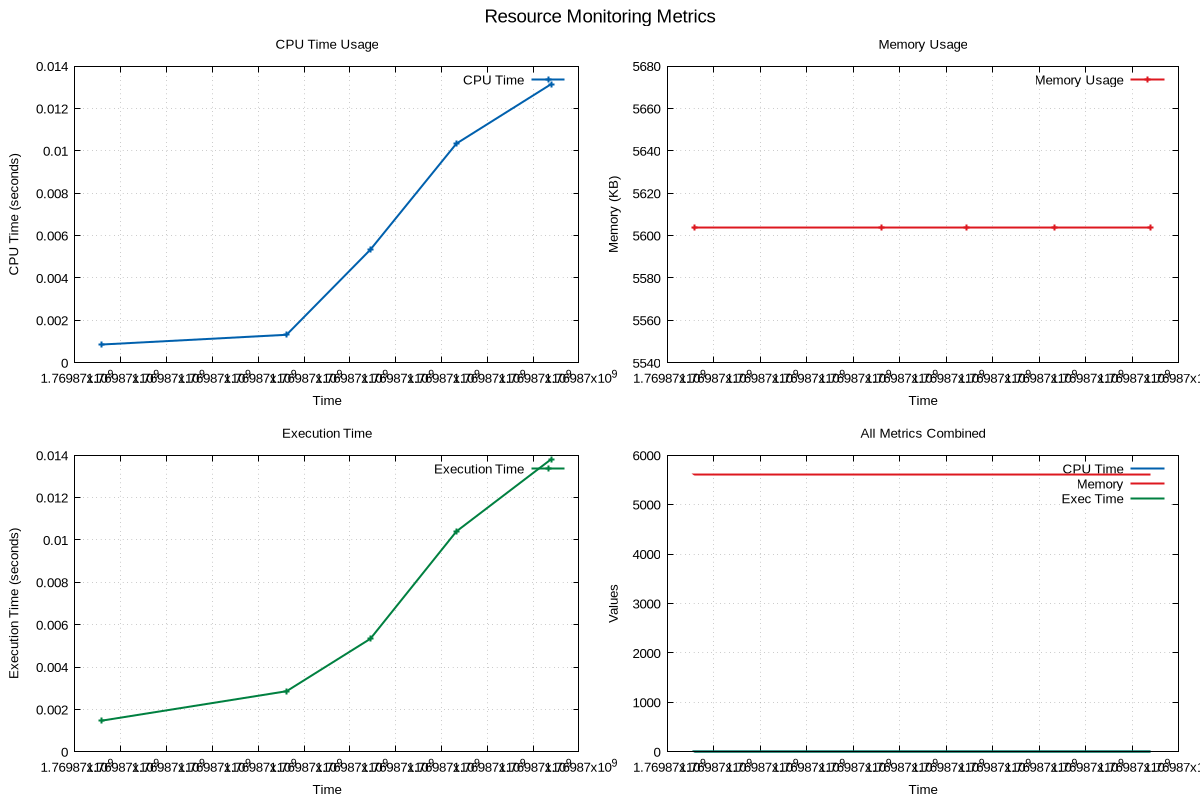

Reproduce this figure in gnuplot.
# GNUplot script for resource monitoring
set terminal pngcairo enhanced font 'Arial,10' size 1200,800
set output 'png/bubble_sort_20260131_190859.png'

set multiplot layout 2,2 title 'Resource Monitoring Metrics' font 'Arial,14'
set style line 1 lc rgb '#0060ad' lt 1 lw 2
set style line 2 lc rgb '#dd181f' lt 1 lw 2
set style line 3 lc rgb '#008040' lt 1 lw 2

set title 'CPU Time Usage'
set xlabel 'Time'
set ylabel 'CPU Time (seconds)'
set grid
plot 'png/bubble_sort_20260131_190859.dat' using 1:2 with linespoints ls 1 title 'CPU Time'
set title 'Memory Usage'
set xlabel 'Time'
set ylabel 'Memory (KB)'
set grid
plot 'png/bubble_sort_20260131_190859.dat' using 1:3 with linespoints ls 2 title 'Memory Usage'
set title 'Execution Time'
set xlabel 'Time'
set ylabel 'Execution Time (seconds)'
set grid
plot 'png/bubble_sort_20260131_190859.dat' using 1:4 with linespoints ls 3 title 'Execution Time'
set title 'All Metrics Combined'
set xlabel 'Time'
set ylabel 'Values'
set grid
plot 'png/bubble_sort_20260131_190859.dat' using 1:2 with lines ls 1 title 'CPU Time', \
     'png/bubble_sort_20260131_190859.dat' using 1:3 with lines ls 2 title 'Memory', \
     'png/bubble_sort_20260131_190859.dat' using 1:4 with lines ls 3 title 'Exec Time'
unset multiplot
